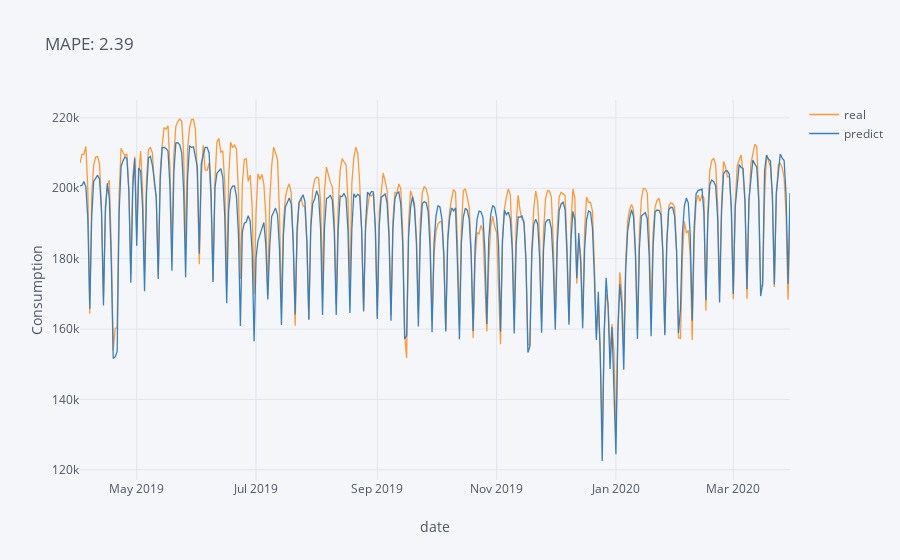

Notebook code for this chart:
### Code cell
mape_1 = join["13_04_2021_14_35_26"].error.mean()*100
join["13_04_2021_14_35_26"][["real", "predict"]].iplot(title = f"MAPE: {mape_1:.2f}", xTitle = "date", yTitle = "Consumption")

### Figure 1 — Plotly figure (JSON) as saved in the notebook; plotly's stock layout.template omitted (floating-point values rounded to 4 significant figures; data arrays with more than 128 entries replaced by an {"elided": "..."} marker saying what was removed)
{"data": [{"line": {"color": "rgba(255, 153, 51, 1.0)", "dash": "solid", "shape": "linear", "width": 1.3}, "mode": "lines", "name": "real", "text": "", "type": "scatter", "x": {"elided": "364 str values"}, "y": {"elided": "364 float values"}}, {"line": {"color": "rgba(55, 128, 191, 1.0)", "dash": "solid", "shape": "linear", "width": 1.3}, "mode": "lines", "name": "predict", "text": "", "type": "scatter", "x": {"elided": "364 str values"}, "y": {"elided": "364 float values"}}], "layout": {"legend": {"bgcolor": "#F5F6F9", "font": {"color": "#4D5663"}}, "paper_bgcolor": "#F5F6F9", "plot_bgcolor": "#F5F6F9", "title": {"font": {"color": "#4D5663"}, "text": "MAPE: 2.39"}, "xaxis": {"gridcolor": "#E1E5ED", "showgrid": true, "tickfont": {"color": "#4D5663"}, "title": {"font": {"color": "#4D5663"}, "text": "date"}, "zerolinecolor": "#E1E5ED"}, "yaxis": {"gridcolor": "#E1E5ED", "showgrid": true, "tickfont": {"color": "#4D5663"}, "title": {"font": {"color": "#4D5663"}, "text": "Consumption"}, "zerolinecolor": "#E1E5ED"}}}
